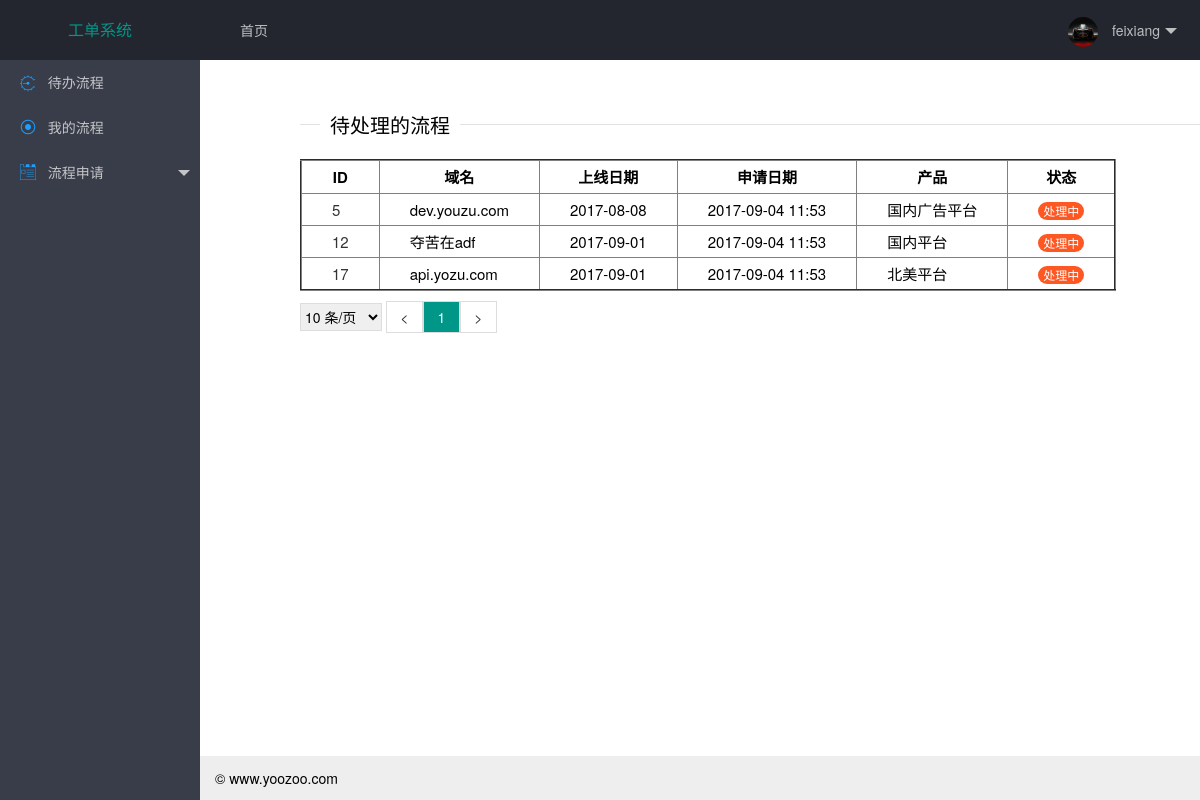
The page /backlog.html (signed in) on the database its author committed.
### work/models.py (models this page shows)
class Domain_info(models.Model):
    project_name = models.CharField(max_length=64, null=True)
    domain = models.CharField(max_length=64, db_index=True)
    online_date = models.CharField(max_length=64, db_index=True)
    https = models.CharField(max_length=32, null=True)  # 0是http, 1是https
    state = models.CharField(max_length=128)
    author = models.CharField(max_length=32)
    status = models.CharField(max_length=4)     # 0 是进行中，1是已完成
    apply_date = models.CharField(max_length=64)
    product = models.ForeignKey("Product", to_field="id")
    ops = models.ForeignKey('User_Info', to_field="id")
    class Meta:
        db_table = 'domain_info'

class Product(models.Model):
    name = models.CharField(max_length=64, db_index=True)
    class Meta:
        db_table = 'product_names'

### work/view/account.py (the view)
    def inner(request, *args, **kwargs):
        v = request.session.get('is_login',None)
        if not v:
            return redirect('/login/')
        return func(request, *args, **kwargs)

### utils/pagination.py (called while the page is built)
    @property
    def start(self):
        return (self.current_page - 1) * self.per_page_count

    @property
    def end(self):
        return self.current_page * self.per_page_count

    @property
    def total_count(self):
        v, y = divmod(self.data_count, self.per_page_count)
        if y:
            v += 1
        return v

### work/view/account.py (called while the page is built)
def auth(func):
    def inner(request, *args, **kwargs):
        v = request.session.get('is_login',None)
        if not v:
            return redirect('/login/')
        return func(request, *args, **kwargs)
    return inner

### work/views.py (called while the page is built)
@auth
def backlog(request):
    if request.method == 'GET':
        username = request.session.get('username')
        obj = models.User_Info.objects.filter(username=username).all()
        LIST = []
        for project in obj:
            for item in project.domain_info_set.all():
                if item.status == '0':
                    LIST.append(item)
        current_page = request.GET.get('p', 1)
        current_page = int(current_page)
        val = int(20)
        page_obj = pagination.Page(current_page, len(LIST), val)
        data = LIST[page_obj.start:page_obj.end]
        page_str = page_obj.page_str('/backlog.html')
        return render(request, 'backlog.html', {'data': data, 'page_str': page_str})

### templates/backlog.html (shortened to what this page needs)
{% extends 'base.html' %}
{% block title %}待处理的流程{% endblock %}
{% block content %}
    <div>
        <table border="2">
            <thead>
            <tr>
                <th class="backlog-border">ID</th>
                <th class="backlog-border">域名</th>
                <th class="backlog-border">上线日期</th>
                <th class="backlog-border">申请日期</th>
                <th class="backlog-border">产品</th>
                <th class="backlog-border">状态</th>
            </tr>
            </thead>
            <tbody>
            {% for item in data %}
            <tr>
                <td class="backlog-border"><a href="/backlog-detail-{{ item.id }}.html" target="view_window">{{ item.id }}</a></td>
                <td class="backlog-border">{{ item.domain }}</td>
                <td class="backlog-border">{{ item.online_date }}</td>
                <td class="backlog-border">{{ item.apply_date }}</td>
                <td class="backlog-border">{{ item.product.name }}</td>
                {% if item.status in '0' %}
                <td class="backlog-border"><span class="layui-badge">处理中</span></td>
                {% else %}
                <td class="backlog-border"><span class="layui-badge layui-bg-green">已完成</span></td>
                {% endif %}
            </tr>
            {% endfor %}
            </tbody>
        </table>
        <div style="padding: 10px 0;">
            <div style="display: inline-block">
                <select id="ps" style="height: 28px; border: 1px solid #dddddd" onchange="changePageSize()">
                    <option value="10">10 条/页</option>
                </select>
            </div>
            <div class="pagination" style="display:inline-block;">
                {{ page_str }}
            </div>
        </div>
    </div>
{% endblock %}

### static/css/layui.css (style rules this page uses)
blockquote,body,button,dd,div,dl,dt,form,h1,h2,h3,h4,h5,h6,input,li,ol,p,pre,td,textarea,th,ul { margin:0;padding:0;-webkit-tap-highlight-color:rgba(0,0,0,0) }
table { border-collapse:collapse;border-spacing:0 }
button,input,optgroup,option,select,textarea { font-family:inherit;font-size:inherit;font-style:inherit;font-weight:inherit;outline:0 }
body { line-height:24px;font:14px Helvetica Neue,Helvetica,PingFang SC,\5FAE\8F6F\96C5\9ED1,Tahoma,Arial,sans-serif }
a { color:#333;text-decoration:none }
.layui-badge,.layui-badge-rim { line-height:18px;padding:0 5px }
.layui-badge,.layui-badge-dot,.layui-badge-rim { position:relative;display:inline-block;font-size:12px;background-color:#FF5722;color:#fff }
.layui-badge { min-width:8px;height:18px;text-align:center;border-radius:9px }

### templates/base.html (style rules this page uses)
.backlog-border { padding: 10px 30px; }
.backlog-border { padding: 5px 30px; font-size: 15px; }
.pagination .page { display: inline-block; width: 25px; padding: 5px; border: 1px solid #dddddd; text-align: center; }
.pagination .page.active { background-color: #009688; color: white; }

### rows shown on the page
Domain_info: id "5", domain "dev.youzu.com", online_date "2017-08-08", apply_date "2017-09-04 11:53", product.name "国内广告平台", status "处理中"
Domain_info: id "12", domain "夺苦在adf", online_date "2017-09-01", apply_date "2017-09-04 11:53", product.name "国内平台", status "处理中"
Domain_info: id "17", domain "api.yozu.com", online_date "2017-09-01", apply_date "2017-09-04 11:53", product.name "北美平台", status "处理中"

### other values the page prints
{{ request.session.username }} "feixiang"
{{ page_str }} "< 1 >"
